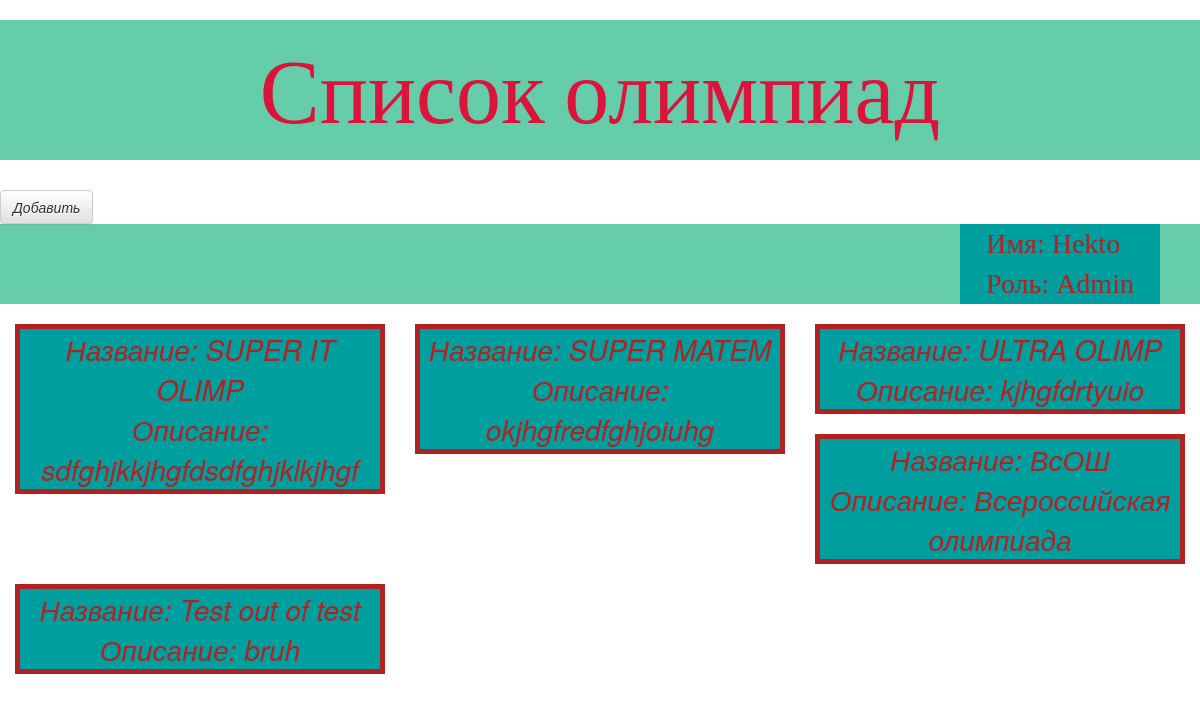
Before: / with the older database file.
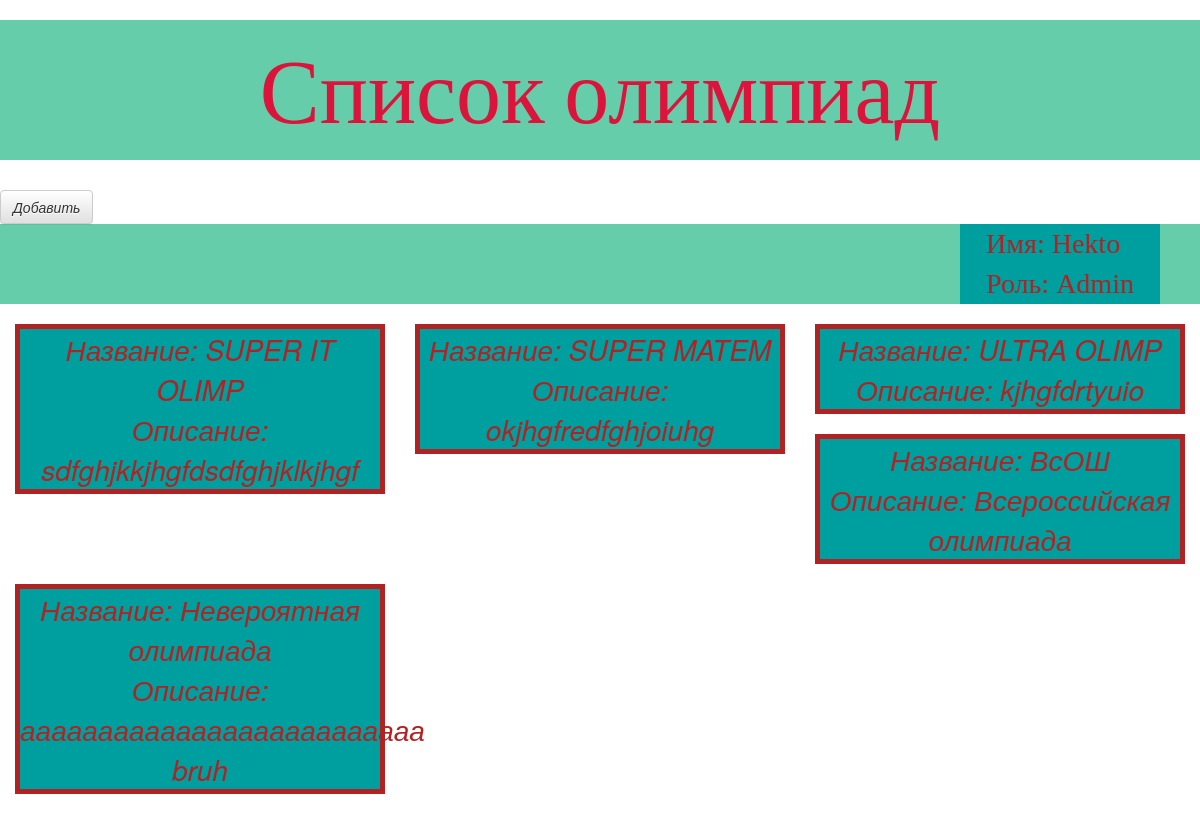
After: the same page with the newer database file.
### feed/models.py (models this page shows, shortened)
class Olimp(models.Model):
    Title = models.CharField(max_length=100)
    Description = models.TextField()
    Date_Start = models.DateTimeField(blank=True,null=True)
    Date_End = models.DateTimeField(blank=True,null=True)
    Site = models.URLField(blank=True)
    tags = models.CharField(max_length=200, blank=True)

### feed/views.py (the view)
# urls.py: path('', views.olimp_lists, name="olimp_lists"),
def olimp_lists(request):
    olimps = Olimp.objects.all()
    s=[]
    for olimp in olimps:
        if 'inf' or 'mat' in olimp.tags:
            s.append(olimp)
    bic = {'table': [[ j*i for j in range(1,10)] for i in range(1,10) ] ,
           "name": "Hekto", "role": "Admin",
           'bruh':[[ 'bruh ' for j in range(1,10)] for i in range(1,10) ],
           'randommass': [[ random.randint(0,11) for j in range(1,10)] for i in range(1,10)],
           'colors':['#FFC0CB',
                     '#4B0082',
                     '#FF0000',
                     '#FF4500',
                     '#F0E68C',
                     '#3CB371',
                     '#40E0D0',
                     '#87CEEB',
                     '#8B4513',
                     '#2F4F4F'][random.randint(0,9)],
                      's': s}
    return render(request,'feed/olimp_lists.html' ,bic)#{'s': s})

### feed/templates/feed/olimp_lists.html (shortened to what this page needs)
{%extends 'feed/base.html'%}
     {%block content%}
    <div class='negr'>
        <div class='Admen'>
            Имя: {{name}}<br>
            Роль: {{role}}<br>
        </div>
    </div>
    <br>
    <div>
        {%for row in s%}
        <div class='col-xs-12 col-sm-12 col-md-6 col-lg-4'>
            <div class='olimp'>
                <i class="fa fa-shield">Название: {{row.Title}}</i><br>
                <i class="fa-solid fa-download">Описание: {{row.Description}}</i><br>
            </div>
        <br>
        </div>
        {%endfor%}
    </div>
    {%endblock%}

Changed rows visible on the page:
removed Olimp: Title "Test out of test", Description "bruh"
added Olimp: Title "Невероятная олимпиада", Description "аааааааааааааааааааааааааа bruh"
